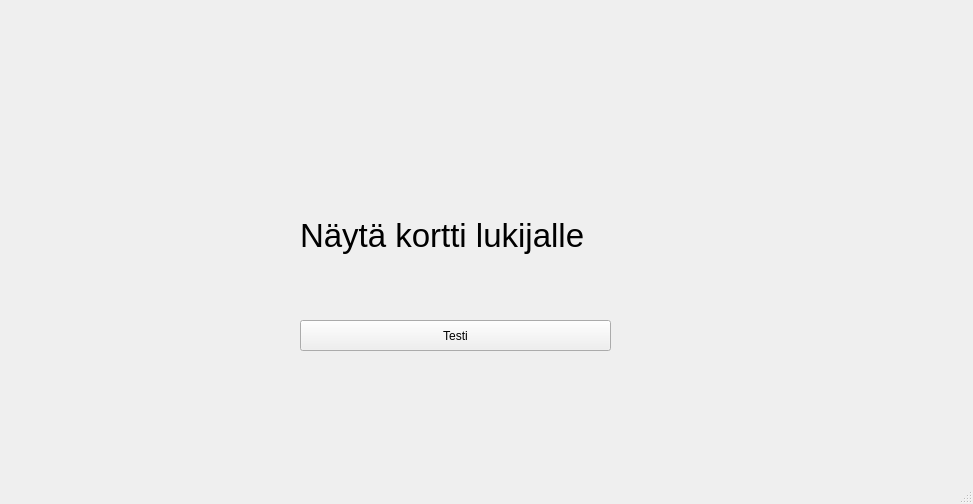
<?xml version="1.0" encoding="UTF-8"?>
<ui version="4.0">
 <class>MainWindow</class>
 <widget class="QMainWindow" name="MainWindow">
  <property name="geometry">
   <rect>
    <x>0</x>
    <y>0</y>
    <width>973</width>
    <height>504</height>
   </rect>
  </property>
  <property name="windowTitle">
   <string>MainWindow</string>
  </property>
  <widget class="QWidget" name="centralwidget">
   <widget class="QLabel" name="label">
    <property name="geometry">
     <rect>
      <x>300</x>
      <y>170</y>
      <width>301</width>
      <height>131</height>
     </rect>
    </property>
    <property name="font">
     <font>
      <pointsize>25</pointsize>
     </font>
    </property>
    <property name="text">
     <string>Näytä kortti lukijalle</string>
    </property>
   </widget>
   <widget class="QPushButton" name="pushButton_loggin">
    <property name="geometry">
     <rect>
      <x>300</x>
      <y>320</y>
      <width>311</width>
      <height>31</height>
     </rect>
    </property>
    <property name="sizePolicy">
     <sizepolicy hsizetype="Maximum" vsizetype="Maximum">
      <horstretch>0</horstretch>
      <verstretch>0</verstretch>
     </sizepolicy>
    </property>
    <property name="text">
     <string>Testi</string>
    </property>
   </widget>
  </widget>
  <widget class="QMenuBar" name="menubar">
   <property name="geometry">
    <rect>
     <x>0</x>
     <y>0</y>
     <width>973</width>
     <height>21</height>
    </rect>
   </property>
  </widget>
  <widget class="QStatusBar" name="statusbar"/>
 </widget>
 <resources/>
 <connections/>
</ui>
